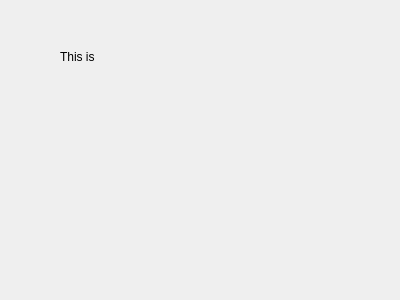
<?xml version="1.0" encoding="UTF-8"?>
<ui version="4.0">
 <class>Dialog</class>
 <widget class="QDialog" name="Dialog">
  <property name="geometry">
   <rect>
    <x>0</x>
    <y>0</y>
    <width>400</width>
    <height>300</height>
   </rect>
  </property>
  <property name="windowTitle">
   <string>Dialog</string>
  </property>
  <widget class="QLabel" name="label">
   <property name="geometry">
    <rect>
     <x>60</x>
     <y>50</y>
     <width>271</width>
     <height>201</height>
    </rect>
   </property>
   <property name="layoutDirection">
    <enum>Qt::LeftToRight</enum>
   </property>
   <property name="text">
    <string>This is</string>
   </property>
   <property name="alignment">
    <set>Qt::AlignLeading|Qt::AlignLeft|Qt::AlignTop</set>
   </property>
  </widget>
 </widget>
 <resources/>
 <connections/>
</ui>
